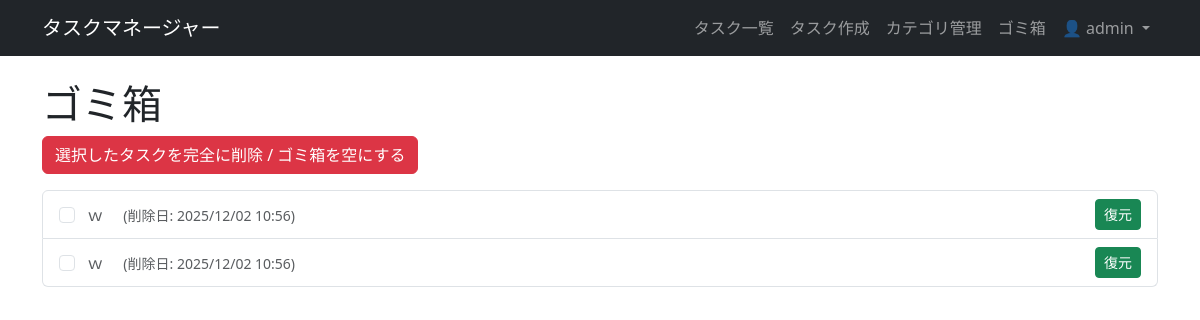
Before: /tasks/trash/ (signed in) with the older database file.
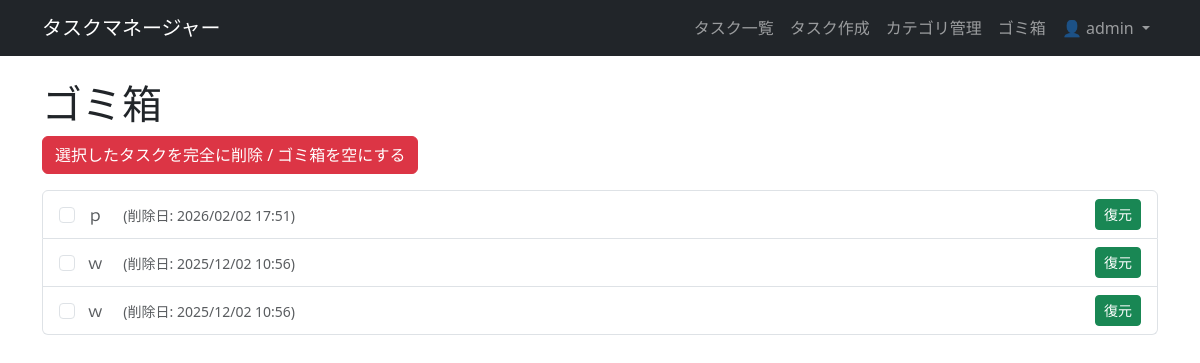
After: the same page with the newer database file.
### tasks/models.py (models this page shows, shortened)
class Task(models.Model):
    STATUS_CHOICES = [
        (0, '未着手'),
        (1, '進行中'),
        (2, '完了'),
    ]
    PRIORITY_CHOICES = [
        ('none', 'なし'),
        ('low', '低'),
        ('medium', '中'),
        ('high', '高'),
    ]
    user = models.ForeignKey(User, on_delete=models.CASCADE)
    category = models.ForeignKey(
        Category,
        on_delete=models.SET_NULL,
        null=True,      # DBでNULLを許可
        blank=True,     # フォームで空入力を許可
        verbose_name='カテゴリ'
    )
    title = models.CharField(max_length=200, verbose_name='タイトル')
    description = models.TextField(blank=True, null=True, verbose_name='詳細')
    priority = models.CharField(
        max_length=10,
        choices=PRIORITY_CHOICES,
        default='none',
        verbose_name='優先度'
    )
    status = models.IntegerField(
        choices=STATUS_CHOICES,
        default=0, # デフォルトは「未着手」
        verbose_name='進捗状況'
    )
    due_date = models.DateTimeField(null=True, blank=True, verbose_name='期限')
    is_deleted = models.BooleanField(default=False)
    deleted_at = models.DateTimeField(null=True, blank=True)
    created_at = models.DateTimeField(auto_now_add=True)
    updated_at = models.DateTimeField(auto_now=True)
    class Meta:
        ordering = ['due_date', '-created_at']

### tasks/views.py (the view)
# urls.py: path('tasks/trash/', TrashView.as_view(), name='trash'),
class TrashView(LoginRequiredMixin, ListView):
    model = Task
    context_object_name = 'tasks'
    template_name = 'tasks/trash.html'
    def get_queryset(self):
        return Task.objects.filter(user=self.request.user, is_deleted=True).order_by('-deleted_at') # 削除日時が新しい順

### tasks/templates/tasks/trash.html (shortened to what this page needs)
{% extends "base.html" %}
{% block content %}
    <h1>ゴミ箱</h1>
    {% if tasks %}
        <form method="post" action="{% url 'task_bulk_delete' %}"
              onsubmit="return confirm('選択したタスク、またはゴミ箱内のすべてのタスクを完全に削除してもよろしいですか？この操作は元に戻せません。');">
            <button type="submit" class="btn btn-danger mb-3">選択したタスクを完全に削除 / ゴミ箱を空にする</button>
            <ul class="list-group">
            {% for task in tasks %}
                <li class="list-group-item d-flex justify-content-between align-items-center">
                    <div>
                        <input type="checkbox" name="task_ids" value="{{ task.pk }}" class="form-check-input me-2">
                        <span class="text-muted">{{ task.title }}</span>
                        <span class="text-muted small ms-3">(削除日: {{ task.deleted_at|date:"Y/m/d H:i" }})</span>
                    </div>
                    <div>
                        <button type="button" class="btn btn-sm btn-success restore-btn" data-task-id="{{ task.pk }}">
                            復元
                        </button>
                    </div>
                </li>
            {% endfor %}
            </ul>
        </form>
    {% else %}
        <div class="alert alert-info">
            ゴミ箱は空です。
        </div>
    {% endif %}
{% endblock content %}

Changed rows visible on the page:
added Task: title "ｐ", deleted_at "2026/02/02 17:51"
